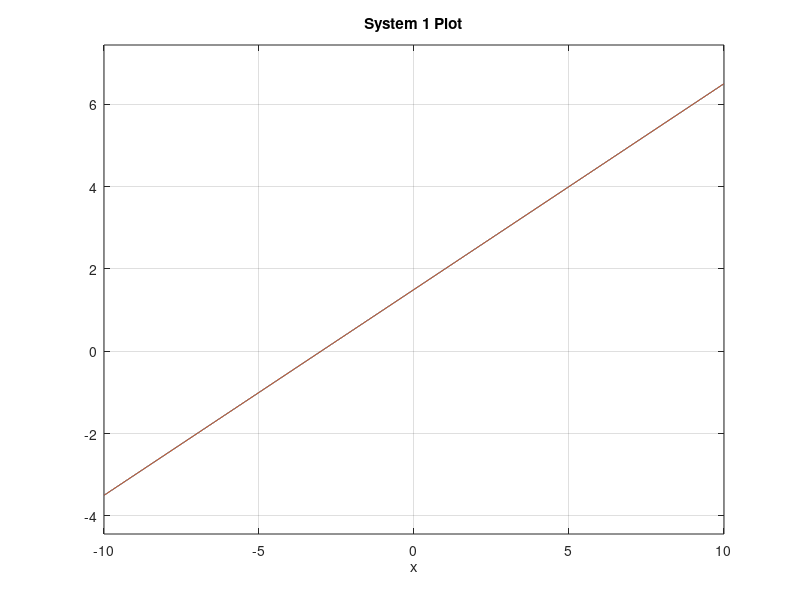

This figure's MATLAB source:
% Lab Assignment 4 -- Luis Kligman

% System 1
% Equations: -x + 2y = 3
%            2x - 4y = -6

% Plot to check visually
figure
ezplot(' (x+3)/2 ', [-10, 10])  % from -x + 2y = 3 --> y = (x+3) / 2
hold on
ezplot(' (2*x+6)/4 ', [-10, 10])  % from 2x - 4y = -6 --> y = (2x - 6) /4
title('System 1 Plot')
grid on  
hold off

% Write as matrix equation Ax = b
A = [-1, 2; 2, -4];
b = [3; -6];

% Solve with backslash operator
x = A \ b;

% Augmented matrix and rref
B = [-1, 2, 3; 2, -4, -6];
rref(B)

% Both equations overlap, so the system has infinitely many solutions
% From rref, solution: x = 2y - 3